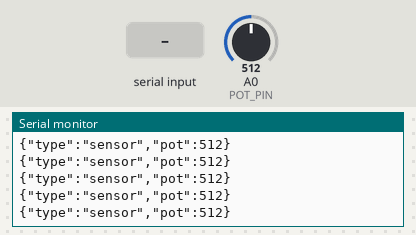
This sketch was run on a simulated Arduino Uno, built with avr-gcc and run on an emulated ATmega328P. Shown: the last lines printed to the serial monitor. Inputs (shaded band) come from the test bench; at power-on: A0 (POT_PIN) = 512.

Above: at 1.2 s.
1.3 s: "PING\n" received over Serial
At 1.31 s:
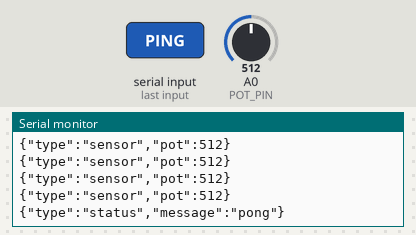
2.8 s: A0 (POT_PIN) set to 716
At 2.96 s:
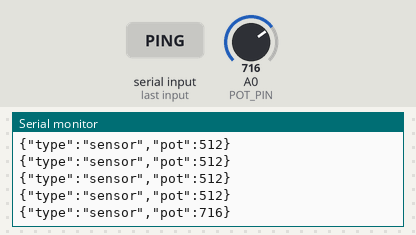
4.3 s: A0 (POT_PIN) set to 900
At 4.36 s:
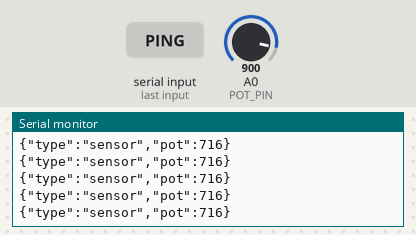
Timing chart, 0 to 7.3 s (numbered marks = the images above; inputs shaded):
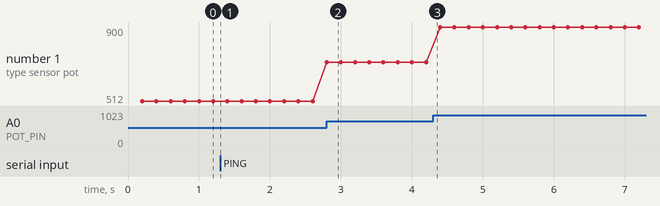

The sketch:

01_start.ino
```cpp
// ===== 학생이 확인하거나 바꿀 설정 =====
const int POT_PIN = A0;
const unsigned long SEND_INTERVAL_MS = 200;

unsigned long lastSendMs = 0;
char commandBuffer[32];
uint8_t commandLength = 0;

void setup() {
  Serial.begin(115200);
}

void loop() {
  readWebCommand();
  sendPotentiometerData();
}

void readWebCommand() {
  while (Serial.available() > 0) {
    char received = Serial.read();

    if (received == '\r') continue;

    if (received == '\n') {
      commandBuffer[commandLength] = '\0';
      if (strcmp(commandBuffer, "PING") == 0) {
        Serial.println(F("{\"type\":\"status\",\"message\":\"pong\"}"));
      }
      commandLength = 0;
      continue;
    }

    if (commandLength < sizeof(commandBuffer) - 1) {
      commandBuffer[commandLength++] = received;
    }
  }
}

void sendPotentiometerData() {
  unsigned long now = millis();
  if (now - lastSendMs < SEND_INTERVAL_MS) return;
  lastSendMs = now;

  Serial.print(F("{\"type\":\"sensor\",\"pot\":"));
  Serial.print(analogRead(POT_PIN));
  Serial.println(F("}"));
}
```

Measured:
- after the input at 1.3 s, the serial monitor: prints a new line at once (image 1)
- after the input at 2.8 s, the serial monitor: prints a new line at once (image 2)
- plotted number 1: 512 → 716 after the input at 2.8 s, 716 → 900 after the input at 4.3 s
